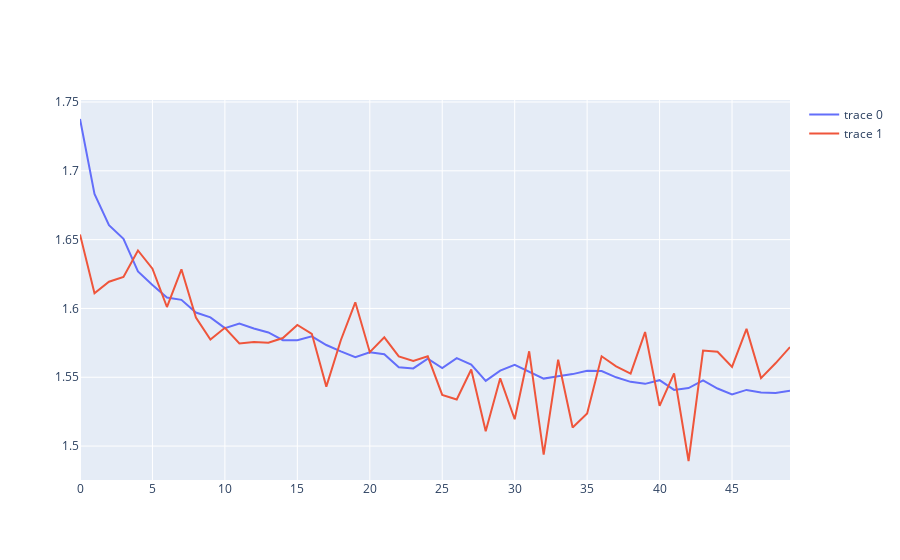

Write notebook code for a chart like this one.
### Code cell
fig = go.Figure()

fig.add_trace(go.Scatter(
    x= list(range(len(loss_train_list))),
    y=loss_train_list,
))
fig.add_trace(go.Scatter(
    x= list(range(len(loss_test_list))),
    y=loss_test_list,

))

fig.show()
